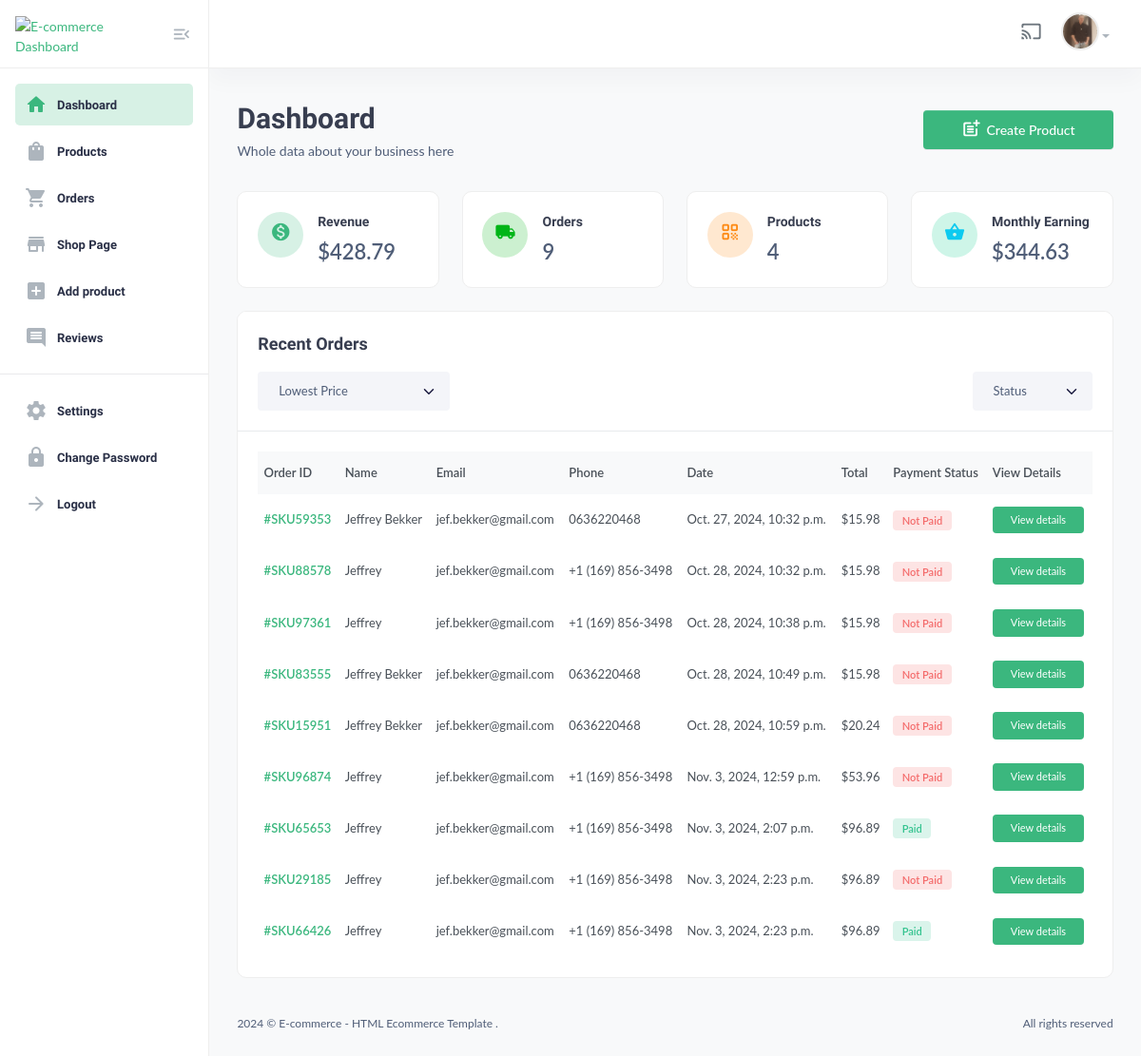
The app's page /useradmin/dashboard/ (signed in), older data.
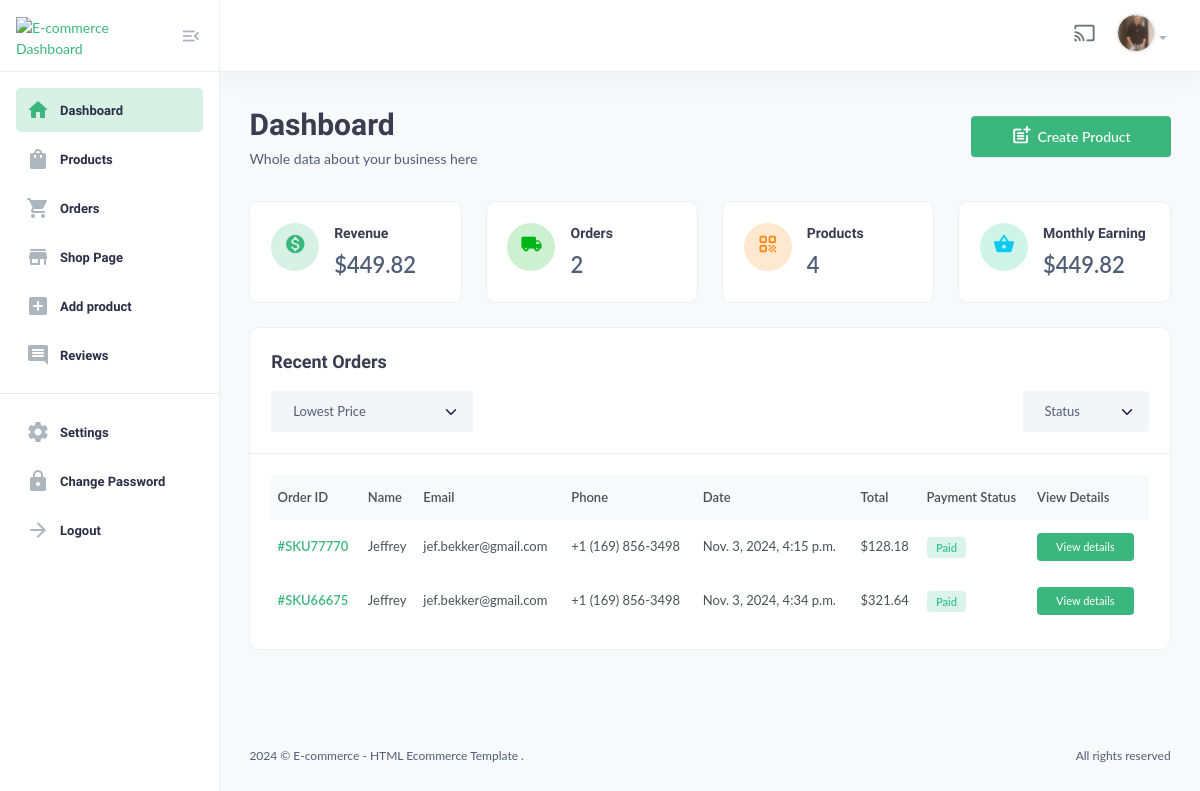
The same page, newer data.
### core/models.py (models this page shows)
class CartOrder(models.Model):
    user = models.ForeignKey(User, on_delete=models.CASCADE)
    full_name = models.CharField(max_length=100, null=True, blank=True)
    email = models.CharField(max_length=100, null=True, blank=True)
    phone = models.CharField(max_length=100, null=True, blank=True)
    address = models.CharField(max_length=100, null=True, blank=True)
    city = models.CharField(max_length=100, null=True, blank=True)
    state = models.CharField(max_length=100, null=True, blank=True)
    country = models.CharField(max_length=100, null=True, blank=True)
    price = models.DecimalField(max_digits=12, decimal_places=2, default="0.00")
    saved = models.DecimalField(max_digits=12, decimal_places=2, default="0.00")
    coupons = models.ManyToManyField("core.Coupon", blank=True)
    shipping_method = models.CharField(max_length=100, null=True, blank=True)
    tracking_id = models.CharField(max_length=100, null=True, blank=True)
    tracking_website_address = models.CharField(max_length=100, null=True, blank=True)
    paid_status = models.BooleanField(default=False)
    order_date = models.DateTimeField(auto_now_add=True)
    product_status = models.CharField(choices=STATUS_CHOICE, max_length=30, default="processing")
    sku = ShortUUIDField(null=True, blank=True, length=5, prefix="SKU", max_length=20, alphabet="1234567890")
    oid = ShortUUIDField(null=True, blank=True, length=5, max_length=20, alphabet="1234567890")
    stripe_payment_intent = models.CharField(max_length=1000, null=True, blank=True)
    class Meta:
        verbose_name_plural = "Cart Order"

### useradmin/views.py (the view)
# urls.py: path("dashboard/", customer_dashboard, name="dashboard"),
def dashboard(request):
    revenue = CartOrder.objects.aggregate(price=Sum("price"))
    total_orders_count = CartOrder.objects.all()
    all_products = Product.objects.all()
    all_categories = Category.objects.all()
    new_customers = User.objects.all(). order_by("-id")
    latest_orders = CartOrder.objects.all()
    this_month = datetime.datetime.now().month
    monthly_revenue = CartOrder.objects.filter(order_date__month=this_month).aggregate(price=Sum("price"))
    context = {
        "revenue": revenue,
        "total_orders_count": total_orders_count,
        "all_products": all_products,
        "all_categories": all_categories,
        "new_customers": new_customers,
        "latest_orders": latest_orders,
        "monthly_revenue": monthly_revenue,
    }
    return render(request, "useradmin/dashboard.html", context)

### core/context_processor.py (called while the page is built)
def default(request):
    categories = Category.objects.all()
    vendors = Vendor.objects.all()
    min_max_price = Product.objects.aggregate(Min("price"), Max("price")) # Get the lowest and highest value from the models (price from product)
    try:
        wishlist = Wishlist.objects.filter(user=request.user)
    except:
        messages.warning(request, "You need to login before accessing your wishlist.")
        wishlist = 0
    try:
        address = Address.objects.get(user=request.user)
    except:
        address = None
    return {
        "categories": categories,
        "wishlist": wishlist,
        "address": address,
        "vendors": vendors,
        "min_max_price": min_max_price,
    }

### templates/useradmin/dashboard.html (shortened to what the changed rows need)
{% extends 'useradmin/base.html' %}
{% load static %}
{% block content %}
<section class="content-main">
    <div class="content-header">
        <div>
            <h2 class="content-title card-title">Dashboard</h2>
        </div>
    </div>
    <div class="row">
        <div class="col-lg-3">
            <div class="card card-body mb-4">
                <article class="icontext">
                    <div class="text">
                        <h6 class="mb-1 card-title">Revenue</h6>
                        <span>${{ revenue.price|floatformat:2 }}</span>
                    </div>
                </article>
            </div>
        </div>
        <div class="col-lg-3">
            <div class="card card-body mb-4">
                <article class="icontext">
                    <div class="text">
                        <h6 class="mb-1 card-title">Orders</h6>
                        <span>{{ total_orders_count.count }}</span>
                    </div>
                </article>
            </div>
        </div>
        <div class="col-lg-3">
            <div class="card card-body mb-4">
                <article class="icontext">
                    <div class="text">
                        <h6 class="mb-1 card-title">Monthly Earning</h6>
                        <span>${{ monthly_revenue.price|floatformat:2  }}</span>
                    </div>
                </article>
            </div>
        </div>
    </div>
    <div class="card mb-4">
        <div class="card-body">
            <div class="table-responsive">
                <div class="table-responsive">
                    <table class="table align-middle table-nowrap mb-0">
                        <thead class="table-light">
                            <tr>
                                <th class="align-middle" scope="col">Order ID</th>
                                <th class="align-middle" scope="col">Name</th>
                                <th class="align-middle" scope="col">Email</th>
                                <th class="align-middle" scope="col">Phone</th>
                                <th class="align-middle" scope="col">Date</th>
                                <th class="align-middle" scope="col">Total</th>
                                <th class="align-middle" scope="col">Payment Status</th>
                                <th class="align-middle" scope="col">View Details</th>
                            </tr>
                        </thead>
                        <tbody>
                            {% for l in latest_orders %}
                            <tr>
                                <td><a href="#" class="fw-bold">#{{ l.sku }}</a></td>
                                <td>{{ l.full_name }}</td>
                                <td>{{ l.email }}</td>
                                <td>{{ l.phone }}</td>
                                <td>{{ l.order_date }}</td>
                                <td>${{ l.price }}</td>
                                <td>
                                    {% if l.paid_status == True %}
                                    <span class="badge badge-pill badge-soft-success">Paid</span>
                                    {% else %}
                                    <span class="badge badge-pill badge-soft-danger">Not Paid</span>
                                    {% endif %}
                                </td>
                                <td>
                                    <a href="#" class="btn btn-xs"> View details</a>
                                </td>
                            </tr>
                            {% endfor %}
                        </tbody>
                    </table>
                </div>
            </div>
        </div>
    </div>
</section>
{% endblock content %}

Row changes from the older to the newer data that the page shows:
removed CartOrder: sku "SKU59353", full_name "Jeffrey Bekker", email "jef.bekker@gmail.com", phone "0636220468", order_date "Oct. 27, 2024, 10:32 p.m.", price "15.98", paid_status "Not Paid"
removed CartOrder: sku "SKU88578", full_name "Jeffrey", email "jef.bekker@gmail.com", phone "+1 (169) 856-3498", order_date "Oct. 28, 2024, 10:32 p.m.", price "15.98", paid_status "Not Paid"
removed CartOrder: sku "SKU97361", full_name "Jeffrey", email "jef.bekker@gmail.com", phone "+1 (169) 856-3498", order_date "Oct. 28, 2024, 10:38 p.m.", price "15.98", paid_status "Not Paid"
removed CartOrder: sku "SKU83555", full_name "Jeffrey Bekker", email "jef.bekker@gmail.com", phone "0636220468", order_date "Oct. 28, 2024, 10:49 p.m.", price "15.98", paid_status "Not Paid"
removed CartOrder: sku "SKU15951", full_name "Jeffrey Bekker", email "jef.bekker@gmail.com", phone "0636220468", order_date "Oct. 28, 2024, 10:59 p.m.", price "20.24", paid_status "Not Paid"
removed CartOrder: sku "SKU96874", full_name "Jeffrey", email "jef.bekker@gmail.com", phone "+1 (169) 856-3498", order_date "Nov. 3, 2024, 12:59 p.m.", price "53.96", paid_status "Not Paid"
removed CartOrder: sku "SKU65653", full_name "Jeffrey", email "jef.bekker@gmail.com", phone "+1 (169) 856-3498", order_date "Nov. 3, 2024, 2:07 p.m.", price "96.89", paid_status "Paid"
removed CartOrder: sku "SKU29185", full_name "Jeffrey", email "jef.bekker@gmail.com", phone "+1 (169) 856-3498", order_date "Nov. 3, 2024, 2:23 p.m.", price "96.89", paid_status "Not Paid"
removed CartOrder: sku "SKU66426", full_name "Jeffrey", email "jef.bekker@gmail.com", phone "+1 (169) 856-3498", order_date "Nov. 3, 2024, 2:23 p.m.", price "96.89", paid_status "Paid"
added CartOrder: sku "SKU77770", full_name "Jeffrey", email "jef.bekker@gmail.com", phone "+1 (169) 856-3498", order_date "Nov. 3, 2024, 4:15 p.m.", price "128.18", paid_status "Paid"
added CartOrder: sku "SKU66675", full_name "Jeffrey", email "jef.bekker@gmail.com", phone "+1 (169) 856-3498", order_date "Nov. 3, 2024, 4:34 p.m.", price "321.64", paid_status "Paid"
Text that changed along with them:
{{ revenue.price|floatformat:2 }}: "428.79" → "449.82"
{{ total_orders_count.count }}: "9" → "2"
{{ monthly_revenue.price|floatformat:2 }}: "344.63" → "449.82"
